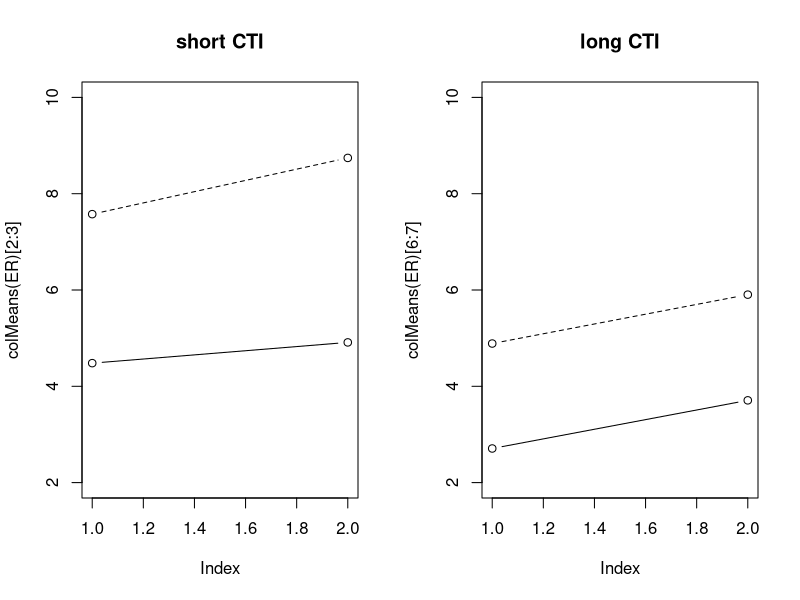

R code for this plot: (Note: this script raises an error after producing the figure.)
setwd("C:/DATA/TESD/data4upload/Figure1")
rm(list=ls())
Data <- read.table('trial_level_data.csv',header=T,sep=',')

#Columns in data indicate:
#1: trl_idx (trial index within participants)
#2: RT (response time; miss trial RT is set to zero, for false alarms this is negative because the response was prior to the stimulus)
#3: response (1 or 0, indicating if a response was given or not)
#4: subj_idx (participant index, starting at zero)
#5: condition (0=catch, 1=valid, 2=invalid)
#6: difficulty (0=catch, 1=easy, 2=difficult)
#7: stim (0=catch, 1=stim present);
#8: correct (1=correct, 0=incorrect)
#9: cti: (0=short interval, 1=long interval)


## stats for misses ##

#excluce catch trials
Data <- subset(Data,condition!=0)

#For the main analyses exclude trials where ppts respond before target onset (i.e., false alarms)
#seperately create a DF without misses but with false alarms (i.e. rt==0)
FalseAlarms <- subset(Data,rt != 0) #exclude misses
Data <- subset(Data,rt>=0)

#double check if everything is there
table(Data$subj_idx)
table(Data$condition,Data$difficulty,Data$cti)
table(Data$subj_idx,Data$condition,Data$difficulty,Data$cti)

#reshape and make a plot
library(reshape)
ER <- with(Data,aggregate(correct,by=list(condition=condition,difficulty=difficulty,cti=cti,subj_idx=subj_idx),mean));ER <- cast(ER,subj_idx~cti+difficulty+condition)
ER <- ER*100;ER <- 100-ER
par(mfrow=c(1,2))
plot(colMeans(ER)[2:3],type='b',ylim=c(2,10),main='short CTI')
lines(colMeans(ER)[4:5],type='b',lty=2)
plot(colMeans(ER)[6:7],type='b',ylim=c(2,10),main="long CTI")
lines(colMeans(ER)[8:9],type='b',lty=2)

#Now run mixed model analysis
library(lme4);library(car);library(effects);library(multcomp)
Data$condition <- as.factor(Data$condition)
Data$difficulty <- as.factor(Data$difficulty)
Data$cti <- as.factor(Data$cti)
fit <- glmer(correct~condition*difficulty*cti+(1|subj_idx),data=Data,family=binomial,glmerControl(optimizer="bobyqa",optCtrl=list(maxfun=500000)))
fit_a <- glmer(correct~condition*difficulty*cti+(condition|subj_idx),data=Data,family=binomial,glmerControl(optimizer="bobyqa",optCtrl=list(maxfun=500000)))
fit_b <- glmer(correct~condition*difficulty*cti+(difficulty|subj_idx),data=Data,family=binomial,glmerControl(optimizer="bobyqa",optCtrl=list(maxfun=500000)))
fit_c <- glmer(correct~condition*difficulty*cti+(cti|subj_idx),data=Data,family=binomial,glmerControl(optimizer="bobyqa",optCtrl=list(maxfun=500000)))
anova(fit,fit_a) #n.s.
anova(fit,fit_b) #p=.003, BIC=6147
anova(fit,fit_c) #p<.001, BIC=6141
fit2 <- glmer(correct~condition*difficulty*cti+(difficulty+cti|subj_idx),data=Data,family=binomial,glmerControl(optimizer="bobyqa",optCtrl=list(maxfun=500000)))
#singularity warning, so use the model with the lowest BIC instead
Anova(fit_c)

data.frame(effect('condition',fit_c))
data.frame(effect('difficulty',fit_c))
data.frame(effect('cti',fit_c))

#check validity effect in short cti
short <- subset(Data,cti==0)
fit_short_cti <- glmer(correct~condition*difficulty+(difficulty|subj_idx),data=short,family=binomial,glmerControl(optimizer="bobyqa",optCtrl=list(maxfun=500000)))
Anova(fit_short_cti)

#post-hoc contrast
contrast.matrix <- rbind("validity in easy"= c(0, 1, 0, 0),
                         "validity in hard"= c(0, 1, 0, 1))
summary(glht(fit_short_cti, linfct=contrast.matrix), test=adjusted("none"))

#sanity check to make sure it's correct
# short_easy <- subset(short,difficulty==1)
# short_hard <- subset(short,difficulty==2)
# fit_short_easy <- glmer(correct~condition+(1|subj_idx),data=short_easy,family=binomial,glmerControl(optimizer="bobyqa",optCtrl=list(maxfun=500000)))
# fit_short_hard <- glmer(correct~condition+(1|subj_idx),data=short_hard,family=binomial,glmerControl(optimizer="bobyqa",optCtrl=list(maxfun=500000)))
# fit_short_easy
# fit_short_hard

#check validity effect in long cti
long <- subset(Data,cti==1)
fit_long_cti <- glmer(correct~condition*difficulty+(1|subj_idx),data=long,family=binomial,glmerControl(optimizer="bobyqa",optCtrl=list(maxfun=500000)))
Anova(fit_long_cti)

#post-hoc contrast
contrast.matrix <- rbind("validity in easy"= c(0, 1, 0, 0),
                         "validity in hard"= c(0, 1, 0, 1))
summary(glht(fit_long_cti, linfct=contrast.matrix), test=adjusted("none"))

#sanity check to make sure it's correct
# long_easy <- subset(long,difficulty==1)
# long_hard <- subset(long,difficulty==2)
# fit_long_easy <- glmer(correct~condition+(1|subj_idx),data=long_easy,family=binomial,glmerControl(optimizer="bobyqa",optCtrl=list(maxfun=500000)))
# fit_long_hard <- glmer(correct~condition+(1|subj_idx),data=long_hard,family=binomial,glmerControl(optimizer="bobyqa",optCtrl=list(maxfun=500000)))
# fit_long_easy
# fit_long_hard


## stats for false alarms ##

#Finally, look at the effects of false alarms (i.e., trials where rt<0)
#because the stimulus wasn't seen yet, don't include difficulty here, only validity and cti
FalseAlarms$condition <- as.factor(FalseAlarms$condition)
FalseAlarms$cti <- as.factor(FalseAlarms$cti)
fit <- glmer(correct~condition*cti+(1|subj_idx),data=FalseAlarms,family=binomial,glmerControl(optimizer="bobyqa",optCtrl=list(maxfun=500000)))
fit_a <- glmer(correct~condition*cti+(condition|subj_idx),data=FalseAlarms,family=binomial,glmerControl(optimizer="bobyqa",optCtrl=list(maxfun=500000)))
fit_b <- glmer(correct~condition*cti+(cti|subj_idx),data=FalseAlarms,family=binomial,glmerControl(optimizer="bobyqa",optCtrl=list(maxfun=500000)))
anova(fit,fit_a) #n.s.
anova(fit,fit_b) #p<.003
#best model is fit_b
Anova(fit_b) #main effect of cti, and interaction with condition

plot(effect('cti',fit_b))  #0=short cti, 1=long cti
plot(effect('condition:cti',fit_b))

#Check the validity effect for each cti
contrast.matrix <- rbind("validity in cti 0"= c(0, 1, 0, 0),
                         "validity in cti 1"= c(0, 1, 0, 1))
summary(glht(fit_b, linfct=contrast.matrix), test=adjusted("none"))
